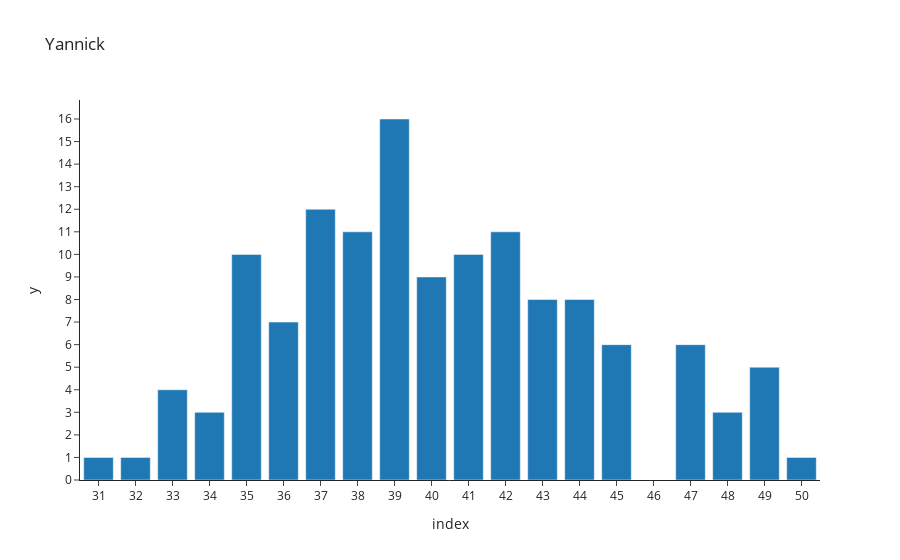
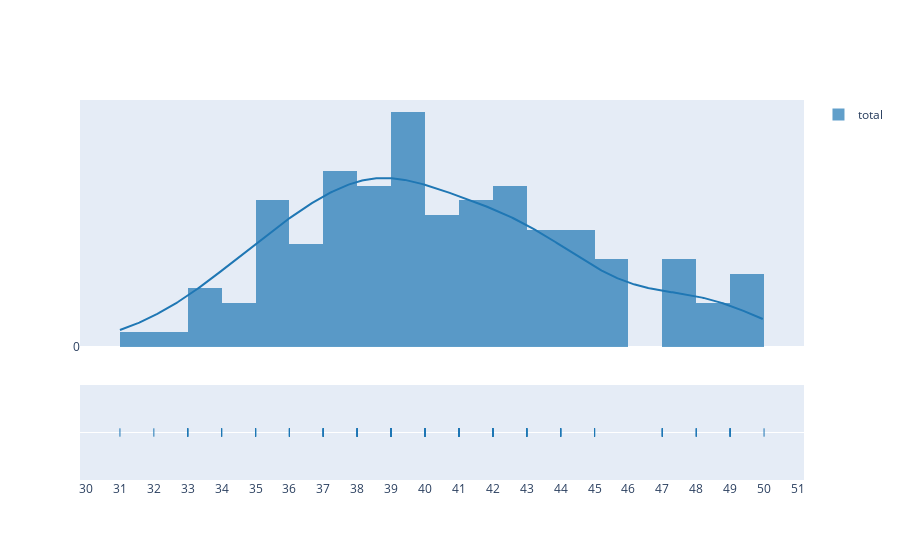
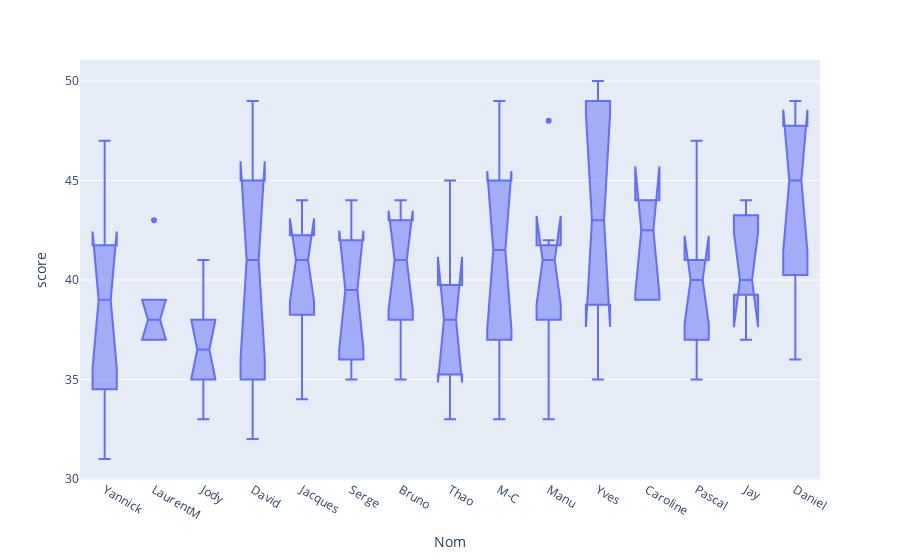
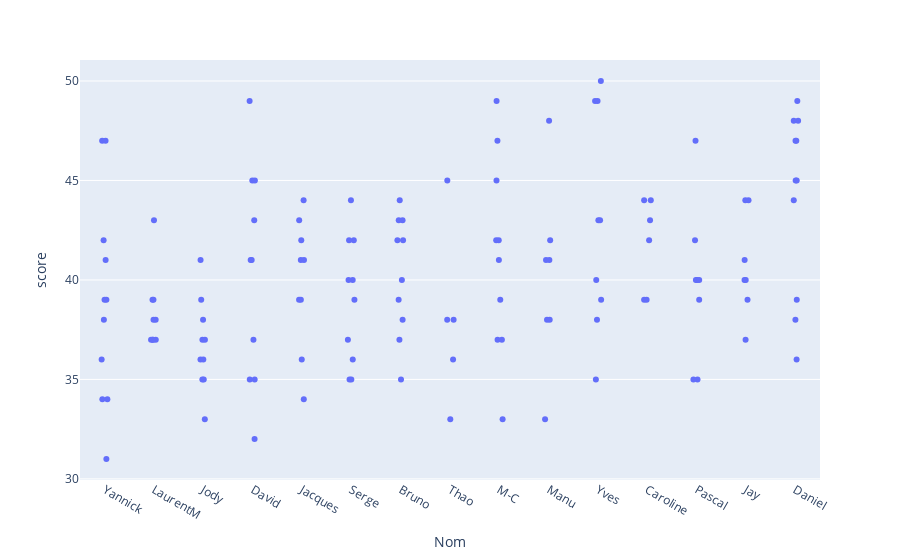

Notebook code cell kept with these figures, in order:
### Markdown cell above
## Histogrammes

### Code cell
import plotly.express as px
import plotly.figure_factory as ff

def histo(data): 
    
    scores = data['score'].value_counts().sort_index()
    scores_temp = scores[scores.index != 46]
    #print(scores_temp.values.tolist())
    fig = px.bar(scores_temp , x=scores_temp.index, y=scores_temp, template="simple_white", title=data['Nom'].iloc[0])
    fig.update_xaxes(nticks=18,dtick=1)
    fig.update_yaxes(dtick=1)
    fig.show()
    #fig2 = ff.create_distplot([scores_temp.index.tolist()], ['values'])
    #fig2.show()

#histogramme avec tous les joueurs
df_total = df_long
#df_total['Nom'] = 'Total'
histo(df_total)

#histogrammes par joueur
noms = df['Nom']
joueurs = pd.DataFrame(noms)
df_means = pd.DataFrame()

for joueur in joueurs['Nom']:
    
    df_long_joueur = df_long[(df_long['Nom'] == joueur) & (df_long['score'] != 46)]
    df_mean_joueur = pd.DataFrame()
    df_mean_joueur['mean'] = df_long_joueur.mean()
    df_mean_joueur['var'] = df_long_joueur.var()
    df_mean_joueur['std'] = df_long_joueur.std()
    df_mean_joueur['joueur'] = joueur
    df_means = df_means.append(df_mean_joueur, ignore_index=True)

    #histo(df_long_joueur)
df_means = df_means.sort_values('mean').reset_index()
print(df_means)
df_means.to_csv('results-stats.csv', encoding='utf-8')

#fig2 = px.histogram(df_total, x="score")

df_total = df_total[df_total['score'] != 46]
fig2 = ff.create_distplot([df_total['score']], ['total'])
fig2.update_xaxes(nticks=18,dtick=1)
fig2.update_yaxes(dtick=1)
fig2.show()


fig3 = px.box(df_long.query('score != 46'), x="Nom", y="score", notched=True)
fig3.show()

fig4 = px.strip(df_long.query('score != 46'), x="Nom", y="score")
fig4.show()

### Figure 1 — Plotly figure (JSON) as saved in the notebook; plotly's stock layout.template omitted (floating-point values rounded to 4 significant figures)
{"data": [{"alignmentgroup": "True", "hovertemplate": "index=%{x}<br>y=%{y}<extra></extra>", "legendgroup": "", "marker": {"color": "#1F77B4", "pattern": {"shape": ""}}, "name": "", "offsetgroup": "", "orientation": "v", "showlegend": false, "textposition": "auto", "x": [31, 32, 33, 34, 35, 36, 37, 38, 39, 40, 41, 42, 43, 44, 45, 47, 48, 49, 50], "xaxis": "x", "y": [1, 1, 4, 3, 10, 7, 12, 11, 16, 9, 10, 11, 8, 8, 6, 6, 3, 5, 1], "yaxis": "y", "type": "bar"}], "layout": {"xaxis": {"anchor": "y", "domain": [0, 1], "title": {"text": "index"}, "nticks": 18, "dtick": 1}, "yaxis": {"anchor": "x", "domain": [0, 1], "title": {"text": "y"}, "dtick": 1}, "legend": {"tracegroupgap": 0}, "title": {"text": "Yannick"}, "barmode": "relative"}}

### Figure 2 — Plotly figure (JSON) as saved in the notebook; plotly's stock layout.template omitted (floating-point values rounded to 4 significant figures; data arrays with more than 128 entries replaced by an {"elided": "..."} marker saying what was removed)
{"data": [{"autobinx": false, "histnorm": "probability density", "legendgroup": "total", "marker": {"color": "rgb(31, 119, 180)"}, "name": "total", "opacity": 0.7, "x": {"elided": "132 int values"}, "xaxis": "x", "xbins": {"end": 50, "size": 1, "start": 31}, "yaxis": "y", "type": "histogram"}, {"legendgroup": "total", "marker": {"color": "rgb(31, 119, 180)"}, "mode": "lines", "name": "total", "showlegend": false, "x": {"elided": "500 float values"}, "xaxis": "x", "y": {"elided": "500 float values"}, "yaxis": "y", "type": "scatter"}, {"legendgroup": "total", "marker": {"color": "rgb(31, 119, 180)", "symbol": "line-ns-open"}, "mode": "markers", "name": "total", "showlegend": false, "x": {"elided": "132 int values"}, "xaxis": "x", "y": {"elided": "132 str values"}, "yaxis": "y2", "type": "scatter"}], "layout": {"barmode": "overlay", "hovermode": "closest", "legend": {"traceorder": "reversed"}, "xaxis": {"anchor": "y2", "domain": [0, 1], "zeroline": false, "nticks": 18, "dtick": 1}, "yaxis": {"anchor": "free", "domain": [0.35, 1], "position": 0, "dtick": 1}, "yaxis2": {"anchor": "x", "domain": [0, 0.25], "dtick": 1, "showticklabels": false}}}

### Figure 3 — Plotly figure (JSON) as saved in the notebook; plotly's stock layout.template omitted (floating-point values rounded to 4 significant figures; data arrays with more than 128 entries replaced by an {"elided": "..."} marker saying what was removed)
{"data": [{"alignmentgroup": "True", "hovertemplate": "Nom=%{x}<br>score=%{y}<extra></extra>", "legendgroup": "", "marker": {"color": "#636efa"}, "name": "", "notched": true, "offsetgroup": "", "orientation": "v", "showlegend": false, "x": {"elided": "132 str values"}, "x0": " ", "xaxis": "x", "y": {"elided": "132 int values"}, "y0": " ", "yaxis": "y", "type": "box"}], "layout": {"xaxis": {"anchor": "y", "domain": [0, 1], "title": {"text": "Nom"}}, "yaxis": {"anchor": "x", "domain": [0, 1], "title": {"text": "score"}}, "legend": {"tracegroupgap": 0}, "margin": {"t": 60}, "boxmode": "group"}}

### Figure 4 — Plotly figure (JSON) as saved in the notebook; plotly's stock layout.template omitted (floating-point values rounded to 4 significant figures; data arrays with more than 128 entries replaced by an {"elided": "..."} marker saying what was removed)
{"data": [{"alignmentgroup": "True", "boxpoints": "all", "fillcolor": "rgba(255,255,255,0)", "hoveron": "points", "hovertemplate": "Nom=%{x}<br>score=%{y}<extra></extra>", "legendgroup": "", "line": {"color": "rgba(255,255,255,0)"}, "marker": {"color": "#636efa"}, "name": "", "offsetgroup": "", "orientation": "v", "pointpos": 0, "showlegend": false, "x": {"elided": "132 str values"}, "x0": " ", "xaxis": "x", "y": {"elided": "132 int values"}, "y0": " ", "yaxis": "y", "type": "box"}], "layout": {"xaxis": {"anchor": "y", "domain": [0, 1], "title": {"text": "Nom"}}, "yaxis": {"anchor": "x", "domain": [0, 1], "title": {"text": "score"}}, "legend": {"tracegroupgap": 0}, "margin": {"t": 60}, "boxmode": "group"}}
